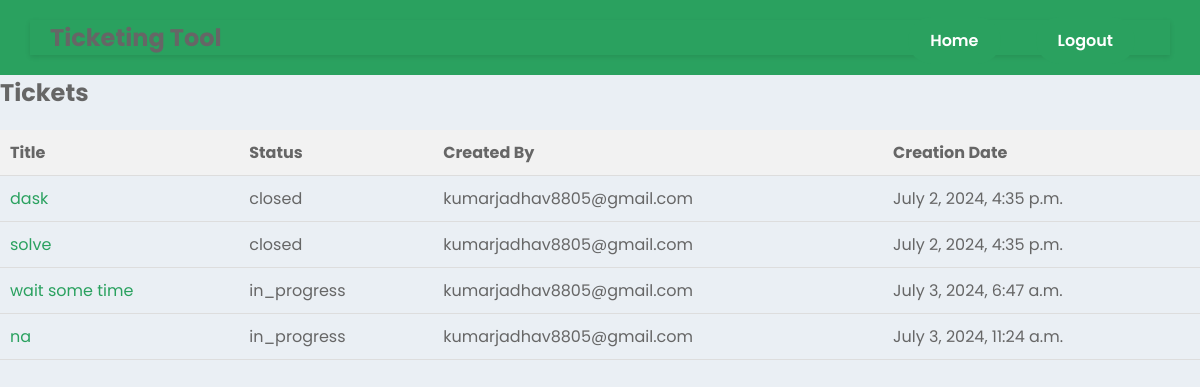
The app's page /tickets/ticket_list/ (signed in) with its own data.
### tickets/models.py (models this page shows, shortened)
class Ticket(models.Model):
    STATUS_CHOICES = [
        ('open', 'Open'),
        ('in_progress', 'In Progress'),
        ('closed', 'Closed'),
    ]
    title = models.CharField(max_length=255)
    description = models.TextField()
    status = models.CharField(max_length=20, choices=STATUS_CHOICES, default='open')
    creator = models.ForeignKey(settings.AUTH_USER_MODEL, on_delete=models.CASCADE, related_name='created_tickets')
    assigned_engineer = models.ForeignKey(settings.AUTH_USER_MODEL, on_delete=models.CASCADE, related_name='assigned_tickets', blank=True, null=True)
    creation_timestamp = models.DateTimeField(auto_now_add=True)

class User(AbstractUser):
    email = models.EmailField(unique=True)
    username = models.CharField(max_length=150, unique=False, blank=True, null=True)  # Make username optional and not unique
    is_customer = models.BooleanField(default=False)
    is_engineer = models.BooleanField(default=False)
    groups = models.ManyToManyField(
        Group,
        related_name='tickets_user_set',
        blank=True,
        help_text='The groups this user belongs to. A user will get all permissions granted to each of their groups.',
        verbose_name='groups',
    )
    user_permissions = models.ManyToManyField(
        Permission,
        related_name='tickets_user_permissions_set',
        blank=True,
        help_text='Specific permissions for this user.',
        verbose_name='user permissions',
    )
    USERNAME_FIELD = 'email'
    REQUIRED_FIELDS = []

### tickets/views.py (the view)
# urls.py: path('ticket_list/', ticket_list, name='ticket_list'),
@login_required
def ticket_list(request):
    if request.user.is_engineer:
        tickets = Ticket.objects.filter(assigned_engineer=request.user)
    else:
        tickets = Ticket.objects.filter(creator=request.user)
    return render(request, 'tickets/ticket_list.html', {'tickets': tickets})

### tickets/templates/tickets/ticket_list.html (shortened to what this page needs)
{% extends "base_generic.html" %}
{% block content %}
<h2>Tickets</h2>
<table>
  <thead>
    <tr>
      <th>Title</th>
      <th>Status</th>
      <th>Created By</th>
      <th>Creation Date</th>
    </tr>
  </thead>
  <tbody>
    {% for ticket in tickets %}
    <tr>
      <td><a href="{% url 'ticket_detail' ticket.id %}">{{ ticket.title }}</a></td>
      <td>{{ ticket.status }}</td>
      <td>{{ ticket.creator }}</td>
      <td>{{ ticket.creation_timestamp }}</td>
    </tr>
    {% endfor %}
  </tbody>
</table>
{% endblock %}

### tickets/templates/base_generic.html (shortened to what this page needs)
{%load static%}
<!DOCTYPE html>
<html lang="en">
<head>
    <link rel="stylesheet" href="{% static 'tickets/signup.css' %}">
</head>
<body>
    <header>
        <nav>
            <h1 class='Logo'>Ticketing Tool <h1>
            <a href="{% url 'home' %}">Home</a>
            {% if user.is_authenticated %}
                <a href="{% url 'account_logout' %}">Logout</a>
            {% else %}
                <a href="{% url 'account_login' %}">Login</a>
                <a href="{% url 'account_signup' %}">Sign Up</a>
            {% endif %}
        </nav>
    </header>
    {% block content %}{% endblock %}
</body>
</html>

### static/tickets/signup.css (style rules this page uses)
* { box-sizing: border-box; }
body { margin: 0; font-family: 'Poppins', Arial, Helvetica, sans-serif; font-size: 16px; font-weight: 400; color: #666666; background-image: url('https://wallpapercave.com/wp/s0nLOnC.jpg'); background-size: cover; background-position: center; }
nav { display: flex; justify-content: center; background-color: #2aa15f; padding: 15px; box-shadow: 0 2px 5px rgba(0, 0, 0, 0.1); }
nav a { font-family: 'Poppins', sans-serif; font-size: 16px; font-weight: 600; color: #ffffff; text-decoration: none; margin: 0 15px; padding: 10px 20px; background-color: #2aa15f; border: 2px solid transparent; border-radius: 30px; transition: background-color 0.3s, color 0.3s, border-color 0.3s; }
* { box-sizing: border-box; margin: 0; padding: 0; }
body { margin: 0; font-family: 'Poppins', Arial, Helvetica, sans-serif; font-size: 16px; font-weight: 400; color: #666666; background: #eaeff4; }
header { background-color: #2aa15f; padding: 20px 0; }
nav { display: flex; justify-content: space-between; align-items: center; max-width: 1140px; margin: 0 auto; padding: 0 20px; }
table { width: 100%; border-collapse: collapse; margin-top: 20px; }
th, td { padding: 10px; text-align: left; border-bottom: 1px solid #ddd; }
th { background-color: #f2f2f2; }
a { text-decoration: none; color: #2aa15f; }

### records on screen
Ticket: title "dask", status "closed", creator "kumarjadhav8805@gmail.com", creation_timestamp "July 2, 2024, 4:35 p.m."
Ticket: title "solve", status "closed", creator "kumarjadhav8805@gmail.com", creation_timestamp "July 2, 2024, 4:35 p.m."
Ticket: title "wait some time", status "in_progress", creator "kumarjadhav8805@gmail.com", creation_timestamp "July 3, 2024, 6:47 a.m."
Ticket: title "na", status "in_progress", creator "kumarjadhav8805@gmail.com", creation_timestamp "July 3, 2024, 11:24 a.m."
